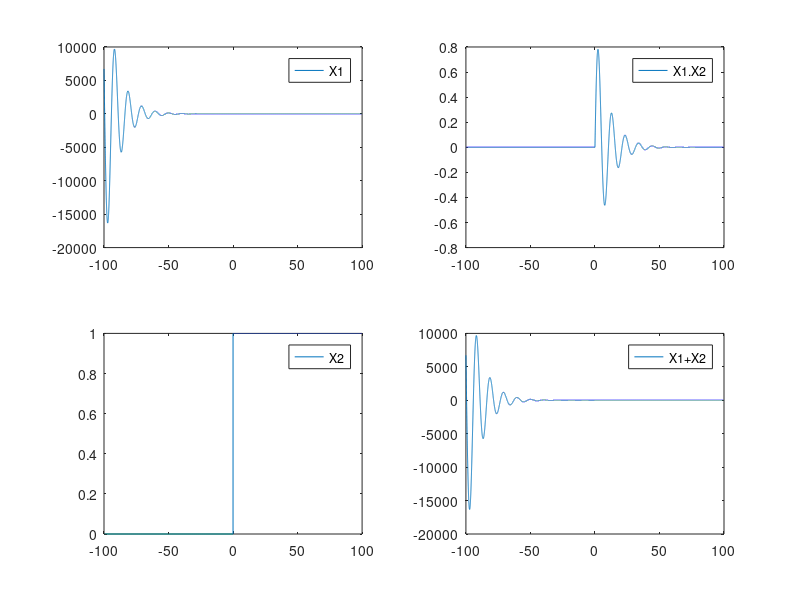
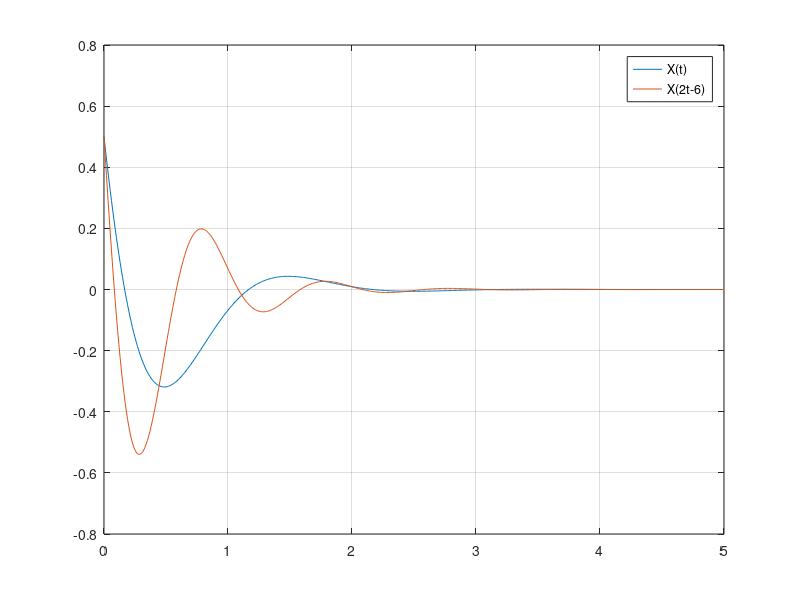
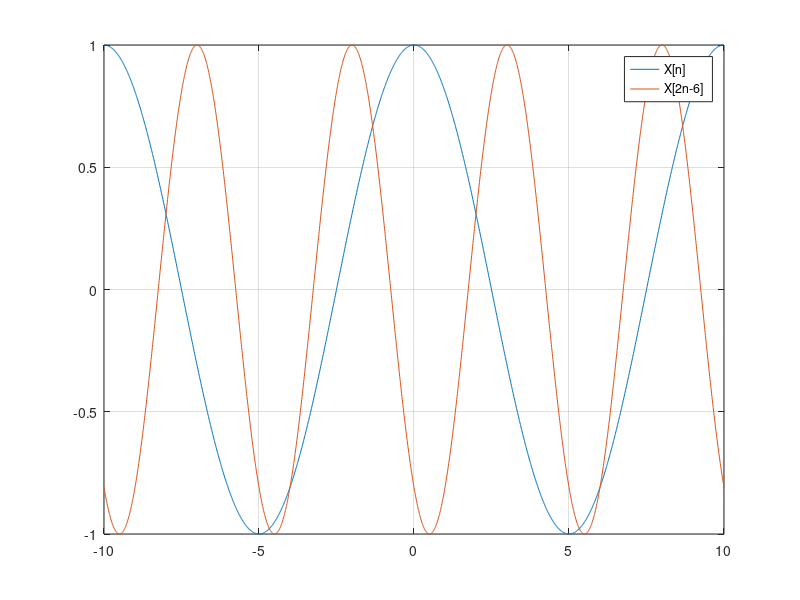
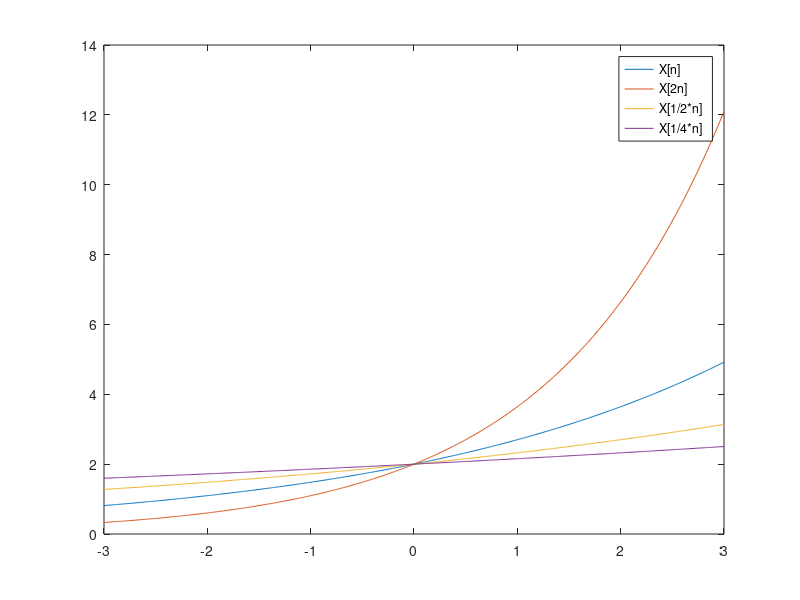

Write MATLAB code to recreate these figures, in order.
%%                  Experiment 2
%% 1. (a)
clc;clear;
f0 = 25; fs = 400;
n = -10:1/fs:10;
x1 = 5.3*cos(2*pi*f0/fs*n+pi/4);
x2 = 4*cos(2*pi*f0/fs*n);
subplot(221);
plot(n,x1);
legend('X1');
subplot(223);
plot(n,x2);
legend('X2');
subplot(222);
plot(n,x1.*x2);
legend('X1.X2');
subplot(224);
plot(n,x1+x2);
legend('X1+X2');
%% 1. (b)
clc;clear;
t = -100:0.01:100;
x1 = exp(-0.1*t).*sin(0.6*t);
x2 = t>=0;
subplot(221);
plot(t,x1);
legend('X1');
subplot(223);
plot(t,x2);
legend('X2');
subplot(222);
plot(t,x1.*x2);
legend('X1.X2');
subplot(224);
plot(t,x1+x2);
legend('X1+X2');
%% 2. (a)
clc;clear;
f = 0.5;
t = 0:0.01:5;
x = exp(-2*t).*cos(2*pi*f*t+pi/3);
t1 = 2*t-6;
y = exp(-2*t).*cos(2*pi*f*t1+pi/3);
figure;
plot(t,x, t,y);
legend('X(t)','X(2t-6)');
grid on;
%% 2. (b)
clc;clear;
s = 10;
n = -10:0.01:10;
x = cos(2*pi*n/s);
n1 = 2*n-6;
y = cos(2*pi*n1/s);
figure;
plot(n,x, n,y);
legend('X[n]','X[2n-6]');
grid on;
%% 3. (a)
clc;clear;
n = -3:0.01:3;
a = [2 1/2 1/4];
n1 = a(:)*n;
b = 0.3;
x = 2*exp(b*n);
x1 = 2*exp(b*n1(1,:));
x2 = 2*exp(b*n1(2,:));
x3 = 2*exp(b*n1(3,:));
figure;
plot(n,x, n,x1, n,x2, n,x3);
legend('X[n]','X[2n]','X[1/2*n]','X[1/4*n]');
%% 3. (b)
clc;clear;
n = -1:0.01:1;
a = [2 1/2 1/4];
n1 = a(:)*n;
x = 2*cos(2*pi*n);
x1 = 2*cos(2*pi*n1(1,:));
x2 = 2*cos(2*pi*n1(2,:));
x3 = 2*cos(2*pi*n1(3,:));
figure;
plot(n,x, n,x1, n,x2, n,x3);
grid on;
legend('X[n]','X[2*n]','X[1/2*n]','X[1/4*n]');
